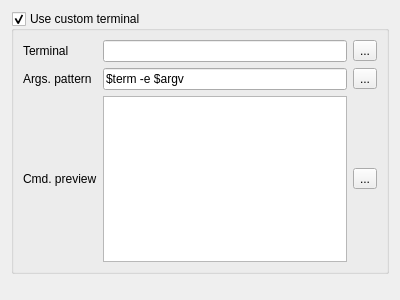
<?xml version="1.0" encoding="UTF-8"?>
<ui version="4.0">
 <class>EnvironmentProgramsWidget</class>
 <widget class="QWidget" name="EnvironmentProgramsWidget">
  <property name="geometry">
   <rect>
    <x>0</x>
    <y>0</y>
    <width>400</width>
    <height>300</height>
   </rect>
  </property>
  <property name="windowTitle">
   <string>Form</string>
  </property>
  <layout class="QVBoxLayout" name="verticalLayout">
   <item>
    <widget class="QGroupBox" name="grpUseCustomTerminal">
     <property name="title">
      <string>Use custom terminal</string>
     </property>
     <property name="checkable">
      <bool>true</bool>
     </property>
     <property name="checked">
      <bool>true</bool>
     </property>
     <layout class="QGridLayout" name="gridLayout_2">
      <item row="0" column="1">
       <widget class="QLineEdit" name="txtTerminal">
        <property name="text">
         <string notr="true"/>
        </property>
       </widget>
      </item>
      <item row="1" column="1">
       <widget class="QLineEdit" name="txtArgsPattern">
        <property name="text">
         <string notr="true">$term -e $argv</string>
        </property>
       </widget>
      </item>
      <item row="1" column="0">
       <widget class="QLabel" name="labelArgsPattern">
        <property name="text">
         <string>Args. pattern</string>
        </property>
       </widget>
      </item>
      <item row="0" column="2">
       <widget class="QToolButton" name="btnChooseTerminal">
        <property name="text">
         <string>...</string>
        </property>
       </widget>
      </item>
      <item row="1" column="2">
       <widget class="QToolButton" name="btnAutoDetectArgsPattern">
        <property name="toolTip">
         <string>Auto Detect Terminal Arguments Pattern</string>
        </property>
        <property name="text">
         <string>...</string>
        </property>
       </widget>
      </item>
      <item row="0" column="0">
       <widget class="QLabel" name="labelTerminal">
        <property name="text">
         <string>Terminal</string>
        </property>
       </widget>
      </item>
      <item row="2" column="0">
       <widget class="QLabel" name="labelCmdPreview">
        <property name="text">
         <string>Cmd. preview</string>
        </property>
       </widget>
      </item>
      <item row="2" column="2">
       <widget class="QToolButton" name="btnTest">
        <property name="toolTip">
         <string>Test Command</string>
        </property>
        <property name="text">
         <string>...</string>
        </property>
       </widget>
      </item>
      <item row="2" column="1">
       <widget class="QPlainTextEdit" name="labelCmdPreviewResult">
        <property name="readOnly">
         <bool>true</bool>
        </property>
       </widget>
      </item>
     </layout>
    </widget>
   </item>
   <item>
    <spacer name="verticalSpacer">
     <property name="orientation">
      <enum>Qt::Vertical</enum>
     </property>
     <property name="sizeHint" stdset="0">
      <size>
       <width>20</width>
       <height>40</height>
      </size>
     </property>
    </spacer>
   </item>
  </layout>
 </widget>
 <tabstops>
  <tabstop>grpUseCustomTerminal</tabstop>
  <tabstop>txtTerminal</tabstop>
  <tabstop>btnChooseTerminal</tabstop>
  <tabstop>txtArgsPattern</tabstop>
  <tabstop>btnAutoDetectArgsPattern</tabstop>
  <tabstop>labelCmdPreviewResult</tabstop>
  <tabstop>btnTest</tabstop>
 </tabstops>
 <resources/>
 <connections/>
</ui>
